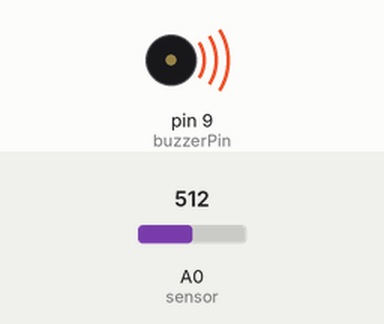
This sketch was run on a simulated Arduino Uno, built with avr-gcc and run on an emulated ATmega328P. Parts: buzzer (waves = sounding, pin HIGH). The inputs (shaded band) are chosen by the test bench; at power-on: A0 (sensor) = 512.

Above: at 1.25 s.
1.3 s: A0 (sensor) set to 411
4.3 s: A0 (sensor) set to 393
At 4.7 s:
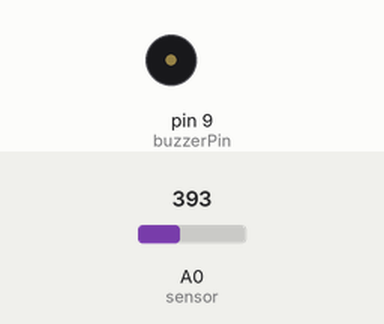
5.8 s: A0 (sensor) set to 410
At 6.05 s:
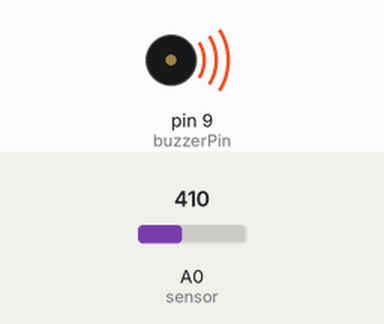
8.8 s: A0 (sensor) set to 390
Timing chart, 0 to 11.3 s (numbered marks = the images above; inputs shaded):
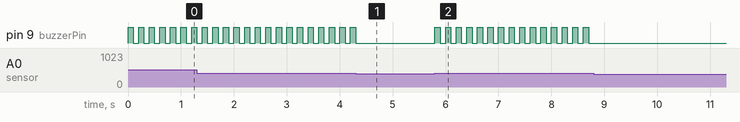

Measured:
- the behaviour switches between 401 and 400 on A0 (sensor) (found by bisection; images 0 and 1)
- after the input at 4.3 s, pin 9 (buzzerPin): goes on until 4.3 s, then stays LOW
- after the input at 5.8 s, pin 9 (buzzerPin): alternates HIGH for 0.10 s and LOW for 0.10 s, starting at once
- after the input at 8.8 s, pin 9 (buzzerPin): stops changing and stays LOW
- by itself, pin 9 (buzzerPin): alternates HIGH for 0.10 s and LOW for 0.10 s

The sketch:

GasSensor.ino
```cpp
int threshold_value = 400;               //Determining the threshold value of Gas
int buzzerPin = 9;                       //The buzzer pin on 9
int value;                               //Reads value from the buzzer

void setup() {
  pinMode(buzzerPin, OUTPUT);            //Sets the buzzer pin as output
}

void loop() {
  value = analogRead(A0);                //Reads the analog value from sensor
  if(value > threshold_value){           //If the read value from sensor is bigger than the threshold value, it runs.
    digitalWrite(buzzerPin, HIGH);
    delay(100);
    digitalWrite(buzzerPin, LOW);
    delay(100);
  }
  else{                                  //If the read value from sensor is smaller than the threshold value it runs.
    digitalWrite(buzzerPin, LOW);
  }
}
```
